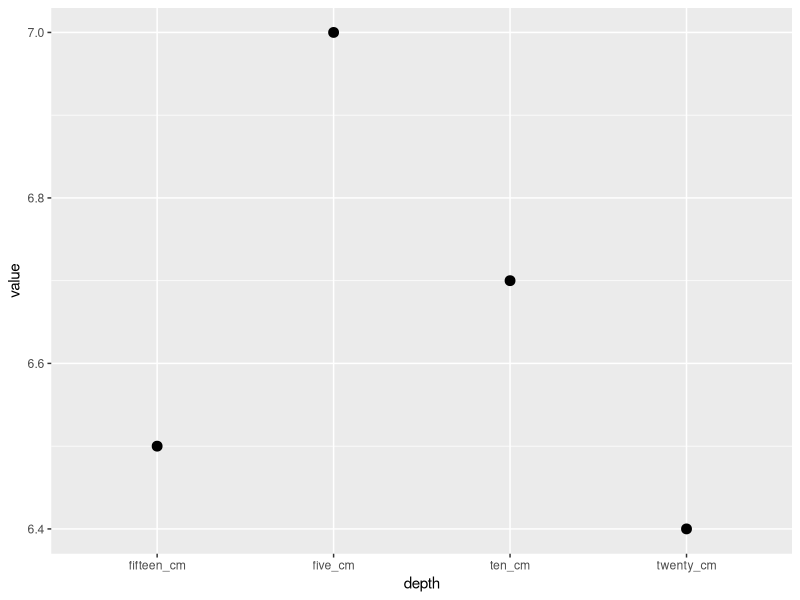
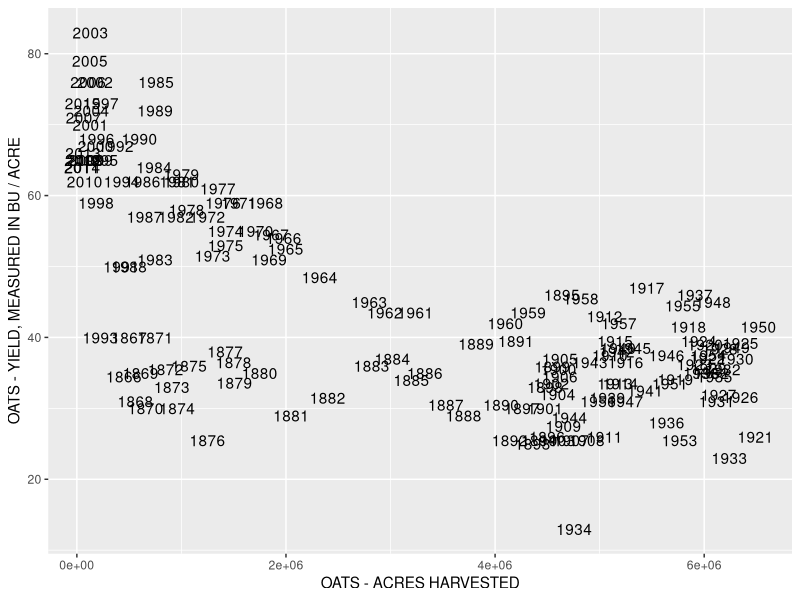

Reproduce these figures in R, in order.
## ---- chunk 1
library(tidyverse)
## ---- chunk 2
df<-data.frame(property=c("pH", "NO3", "clay", "silt", "sand"),
                    five_cm = c(7, 35, 20, 20, 60),
                    ten_cm = c(6.7, 22, 20, 20, 60),
                    fifteen_cm = c(6.5, 20, 20, 20, 60),
                    twenty_cm = c(6.4, 18, 20, 20, 60),
                   stringsAsFactors=FALSE)

soil<-as_tibble(df)
soil
## ---- chunk 3
soil
## ---- chunk 4
soil
## ---- chunk 5
tidy_soil<-gather(soil, five_cm, ten_cm, fifteen_cm, twenty_cm, 
                  key=depth, value=value)
tidy_soil
## ---- chunk 6
filter(tidy_soil, property == "pH")%>%
ggplot(aes(x=depth, y=value))+
  geom_point(size=3)
## ---- chunk 7
crops<-read_csv("data/NASS-Iowa.csv")
## ---- chunk 8
oats<-(crops[crops$Commodity == "OATS", c(2, 16, 17, 20)])  
head(oats)
## ---- chunk 9
spread(oats, key = `Data Item`, value = Value)
## ---- chunk 10
spread(oats, key = `Data Item`, value = Value)%>%
ggplot(aes(y=`OATS - YIELD, MEASURED IN BU / ACRE`,
           x = `OATS - ACRES HARVESTED`, label = Year))+
        geom_text()
## ---- chunk 11
biomass<-data.frame(trt = c("0", "100", "130", "150"),
               block = c("A", "A", "A", "A"),
                    part=c("leaf", "stem", "fruit", "root"),
                    may = c(5.5, 5.7, 0, 12.0),
                    june = c(7.5, 6.7, 2.0, 14.0),
                    july = c(12.5, 7.7, 8.2, 22.5),
                    august = c(12.5, 7.7, 8.8, 22.0),
                   stringsAsFactors=FALSE)

biomass<-as_tibble(biomass)
biomass

## ---- chunk 12
gather(biomass, may, june, july, august, key = month, value = g_m2)
## ---- chunk 13
biomass_tidy<-gather(biomass, may, june, july, august, key = month, value = g_m2)
## ---- chunk 14
spread(biomass_tidy, key = part, value = g_m2)
